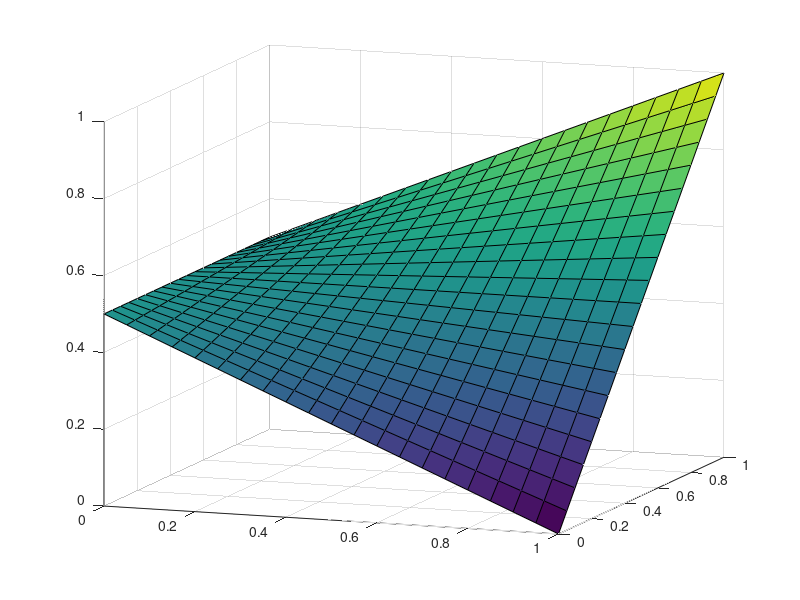

Recreate this plot in MATLAB. (Note: this script raises an error after producing the figure.)
function coverageMovie ()

set(gcf,'Color', 'white');
grid on;
[c,p] = meshgrid(0:.05:1,0:.05:1);
z=0.5+(c.*(p-0.5));
surf(c,p,z)
view(20,12);
pause(0.5);
f = getframe(gcf);
[im,map] = rgb2ind(f.cdata,256,'dither');
 
i=1;
r=30;
x0=50;
y0=12;
for x=-r:2:r
    s=solve('x^2 + y^2 = r^2',['r=' num2str(r)],['x=' num2str(x)]);
    if (length(s.y) > 1)
        y=max(double(s.y(2)),double(s.y(1)))/3;
    else
        y=double(s.y(1))/3;
    end        
    view(x0+x,y0+y);
	f = getframe(gcf);
    im(:,:,1,i) = rgb2ind(f.cdata,map,'dither');
    i=i+1;
end
for x=r:-2:-r
    s=solve('x^2 + y^2 = r^2',['r=' num2str(r)],['x=' num2str(x)]);
    if (length(s.y) > 1)
        y=min(double(s.y(2)),double(s.y(1)))/3;
    else
        y=double(s.y(1))/3;
    end        
    view(x0+x,y0+y);
	f = getframe(gcf);
    im(:,:,1,i) = rgb2ind(f.cdata,map,'dither');
    i=i+1;
end

close(gcf);
imwrite(im,map,'coverage-surface.gif','DelayTime',0,'LoopCount',inf)
